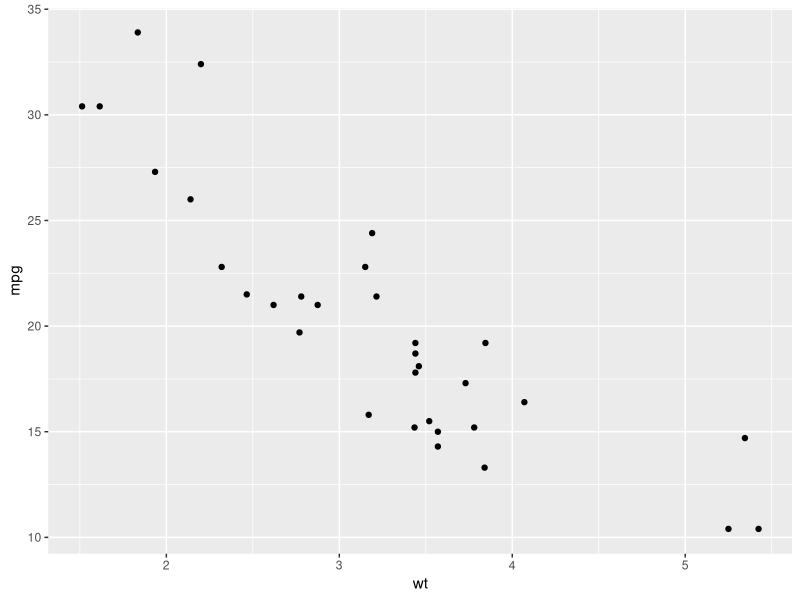
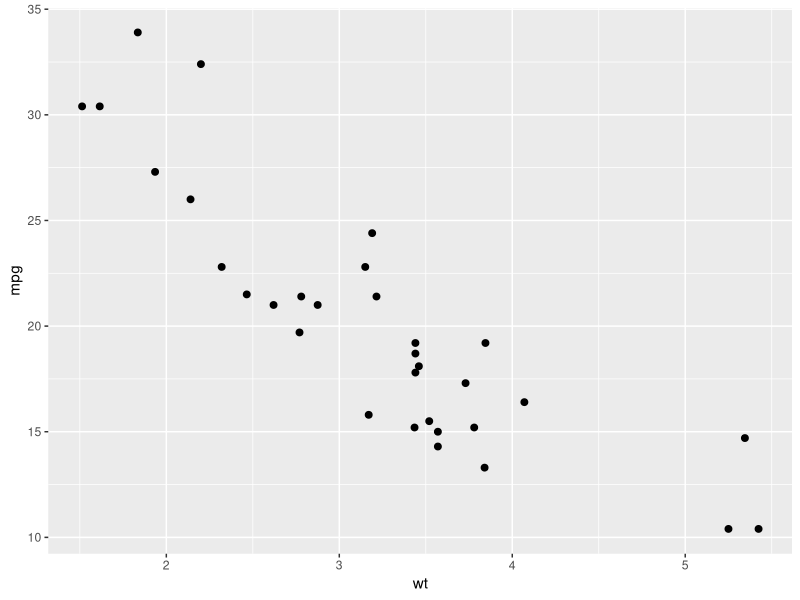
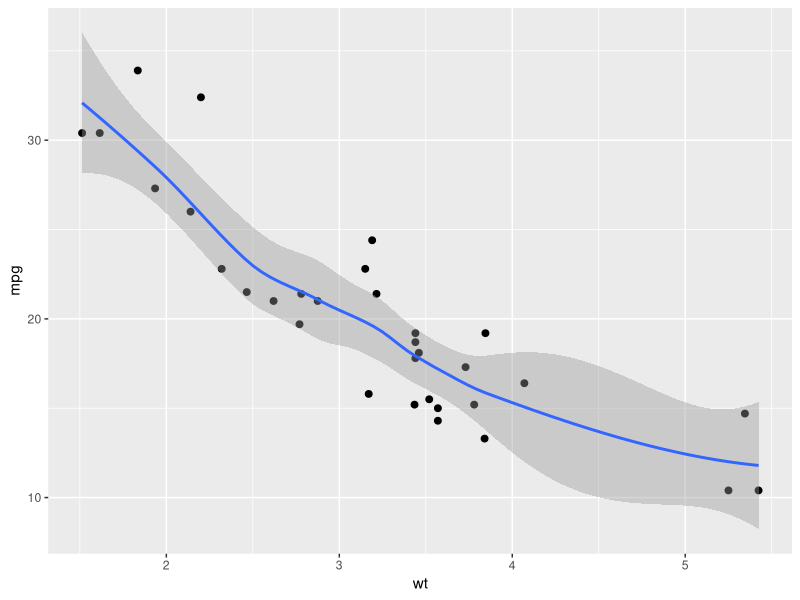

Recreate these plots in R, in order.
# install.packages("ggplot2")
library(ggplot2)

dataset = mtcars
View(dataset)

# generating a basic scatter plot
ggplot(dataset, aes(x = wt, y = mpg)) + geom_point()

# changing the point size and shape
ggplot(dataset, aes(x = wt, y = mpg)) + geom_point(size=2, shape=19)

# adding the regression line
ggplot(dataset, aes(x = wt, y = mpg)) + geom_point(size=2, shape=19) + geom_smooth()





